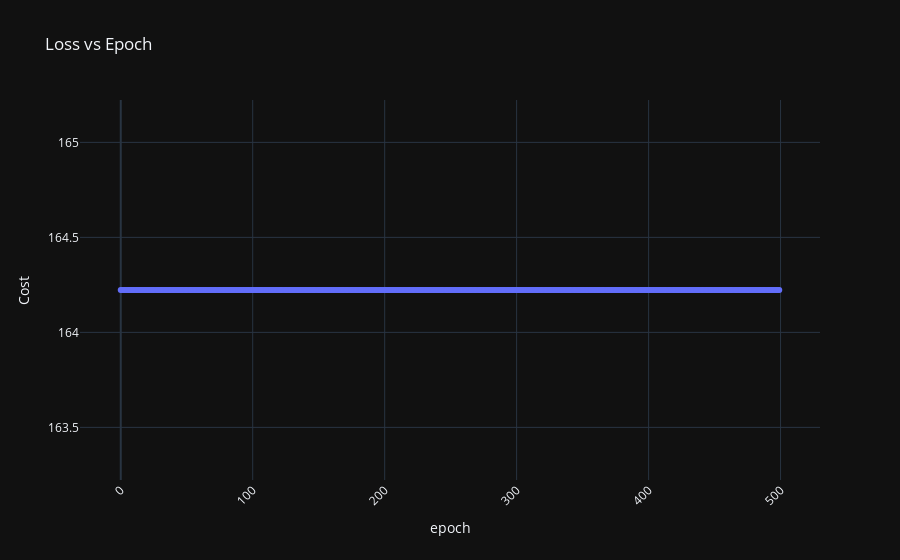

Source (notebook cell):
### Code cell
fig = px.line(
    ep_cost, 
    y="least_cost", 
    x="epoch", 
    labels={
        "least_cost": "Cost"
    },
    height=600,
    markers=True,
    title="Loss vs Epoch", 
)
fig.layout.template = "plotly_dark"
fig.update_xaxes(
    tickangle = -45,
)
fig.show()

### Figure 1 — Plotly figure (JSON) as saved in the notebook; plotly's stock layout.template omitted (floating-point values rounded to 4 significant figures; data arrays with more than 128 entries replaced by an {"elided": "..."} marker saying what was removed)
{"data": [{"hovertemplate": "epoch=%{x}<br>Cost=%{y}<extra></extra>", "legendgroup": "", "line": {"color": "#636efa", "dash": "solid"}, "marker": {"symbol": "circle"}, "mode": "lines+markers", "name": "", "orientation": "v", "showlegend": false, "type": "scatter", "x": {"elided": "500 int values"}, "xaxis": "x", "y": {"elided": "500 float values"}, "yaxis": "y"}], "layout": {"autosize": true, "legend": {"tracegroupgap": 0}, "title": {"text": "Loss vs Epoch"}, "xaxis": {"anchor": "y", "autorange": true, "domain": [0, 1], "range": [-29.33, 528.3], "tickangle": -45, "title": {"text": "epoch"}, "type": "linear"}, "yaxis": {"anchor": "x", "autorange": true, "domain": [0, 1], "range": [163.2, 165.2], "title": {"text": "Cost"}, "type": "linear"}}}
